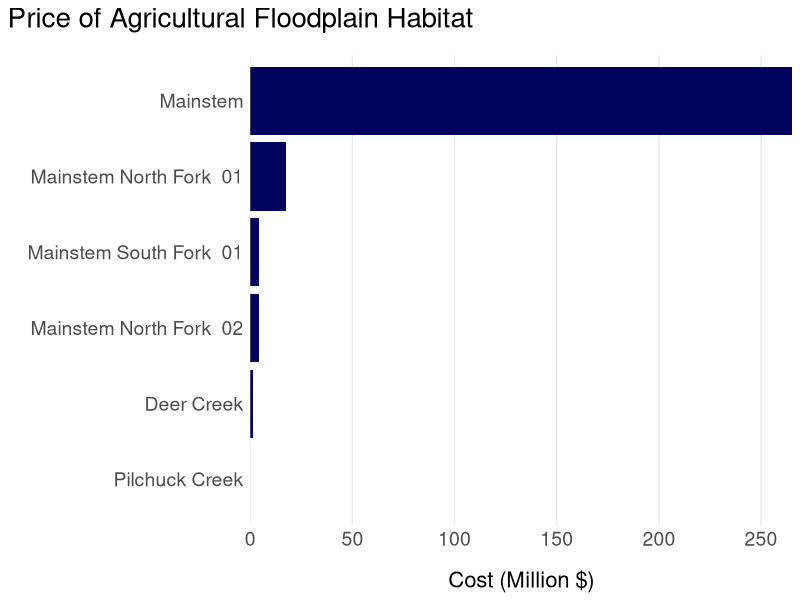

Source code (R):
library(tidyverse)


# cost dumbell chart function 
cost_dumbell_chart <- function(data, input) {
  
  ggplot(data = data, aes(group = rst_typ)) +
    # create dumbbells ----
  geom_segment(aes(x = ttl_lw_, xend = ttl_pp_,
                   y = fct_reorder(sbbsn_n, ttl_pp_), 
                   yend = sbbsn_n),
               color = "grey",
               size = 1.5
  ) + # reorder occupation by avg_salary here
    geom_point(aes(x = ttl_lw_, y = sbbsn_n, 
                   color = rst_typ, group = rst_typ), size = 3, color = "#28AFB0") +
    geom_point(aes(x = ttl_pp_, y = sbbsn_n,
                   color = rst_typ, group = rst_typ), size = 3, color = "#03045E") +
    # axis breaks & $ labels ----
  scale_x_continuous(labels = scales::label_dollar(scale = 0.000001, suffix = "M")) +
    # pushing y axis labels to edhe of data 
    labs(x = "Total Cost ($ million)",
         y = "",
         title = paste(input, "Habitat Restoration Costs")) +
    theme_minimal() +
    theme(plot.title.position = "plot",
          axis.text.x = element_text(size = 14),  
          axis.text.y = element_text(size = 14),
          axis.title.x = element_text(size = 16, margin = margin(t = 15)),
          plot.title = element_text(size = 20, margin = margin(b = 15)),
          panel.grid.major.y  = element_blank(),
          panel.grid.minor.x  = element_blank())
}



# Cost effectiveness 

cost_effectiveness_bar <- function(data, input) {
  
    
ggplot(data = data, aes(x = fct_reorder(sbbsn_n, cb_rati), 
           y = cb_rati)) +
  geom_col(fill = "#03045E") +
  theme_minimal() +
  labs( 
    x = "", 
    y = "$/Chinook Spawner",
    title = paste("Cost Effectiveness of", input, "Habitat Restoration")) +
  # caption = "Data Source: Beechie, T. J., Goodman, A., Stefankiv, O., Timpane-Padgham, B., & Lowe, M. (2023). \n Habitat Assessment and Restoration Planning (HARP) Model for the Snohomish and Stillaguamish \n River Basins (noaa:48860).") +
  
  scale_y_continuous(expand = c(0,0), 
                     labels = scales::label_dollar(scale = 0.001, suffix = "K")) +
  coord_flip() +
  theme(plot.title.position = "plot",
        axis.text.x = element_text(size = 14),  
        axis.text.y = element_text(size = 14),
        axis.title.x = element_text(size = 16, margin = margin(t = 15)),
        plot.title = element_text(size = 20, margin = margin(b = 15)),
        panel.grid.major.y  = element_blank(),
        panel.grid.minor.x  = element_blank())

}


library(here)
ag_land_cost1 <- read_csv(here("myapp", "data", "processed", "flood_ag_subba_sum.csv"))

ag_land_cost <- ag_land_cost1 %>% 
  
  group_by(noaa_subba, subbasin_name) %>% 
  summarise(total_subba_cost = sum(total_subba_cost))

#land cost figure
#figure itself
ag_land_price_barchart<- ag_land_cost %>% 
  ggplot(aes(
    # x = noaa_subba, 
    x = reorder(subbasin_name, total_subba_cost),
    y = total_subba_cost/1000000)) +
  theme_minimal() +
  geom_col(fill = "#03045E") +
  labs(fill = "Habitat Type", 
       x = "", 
       y = "Cost (Million $)",
       title = "Price of Agricultural Floodplain Habitat") +  ##CHANGE THIS
  coord_flip() + 
  # scale_fill_manual(values = custom_colors) +
  # pushing y axis labels to edhe of data 
  scale_y_continuous(expand = c(0,0)) +
  theme(plot.title.position = "plot",
        axis.text.x = element_text(size = 14),  
        axis.text.y = element_text(size = 14),
        axis.title.x = element_text(size = 16, margin = margin(t = 15)),
        plot.title = element_text(size = 20, margin = margin(b = 15)),
        panel.grid.major.y  = element_blank(),
        panel.grid.minor.x  = element_blank())

ag_land_price_barchart

  # theme(
  #   #axes
  #   axis.text = element_text(size = 10),
  #   axis.title.x = element_text(margin = margin(t = 12, r = 0, b = 30, l = 20), size = 12),
  #   #legend
  #   legend.position = c(0.5, -0.175),
  #   legend.direction = "horizontal",
  #   legend.title = element_blank(),
  #   # legend.box.background = element_rect(color = "grey"))
  #   # titles
  #   plot.title = element_text(hjust = 0, vjust = 1.8, size = 16),
  #   plot.subtitle = element_text(hjust = 0, vjust = 2.2),
  #   plot.caption = element_text(face = "italic", size = 6),
  #   # gridlines
  #   panel.grid.major.y  = element_blank(),
  #   panel.grid.minor.x  = element_blank()
  # ) 


